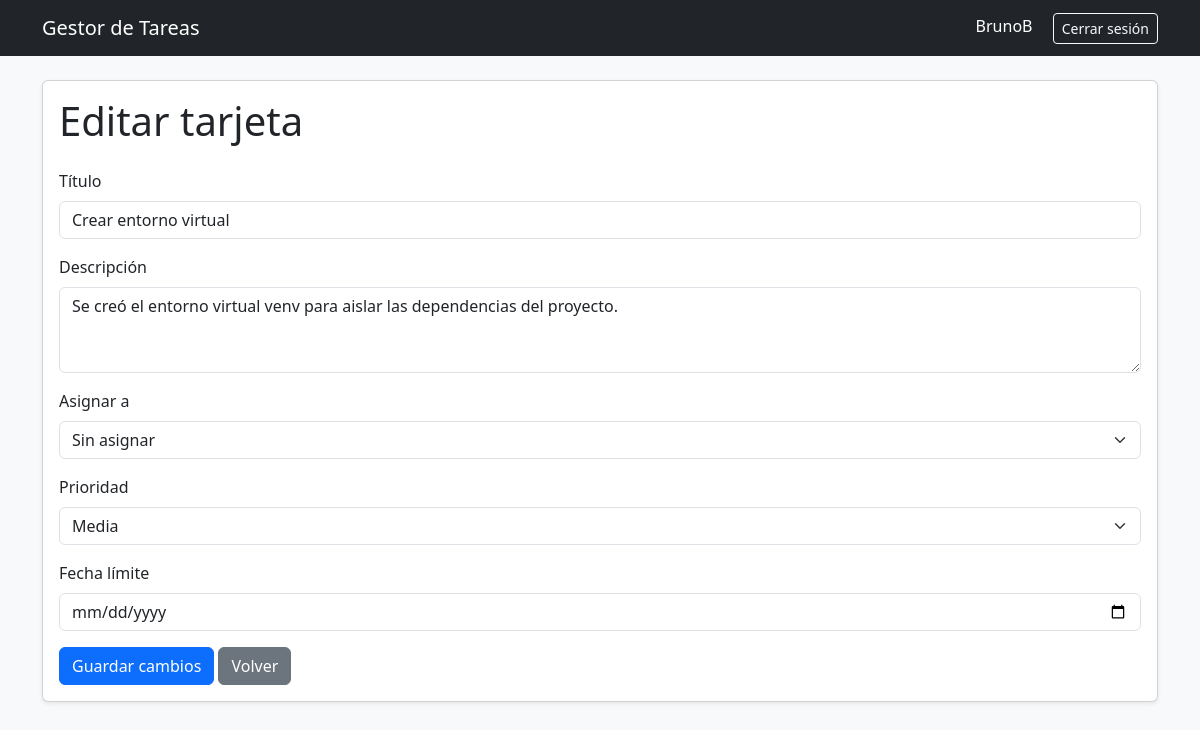
Page /tarjetas/1/editar/ (signed in) on the earlier database version.
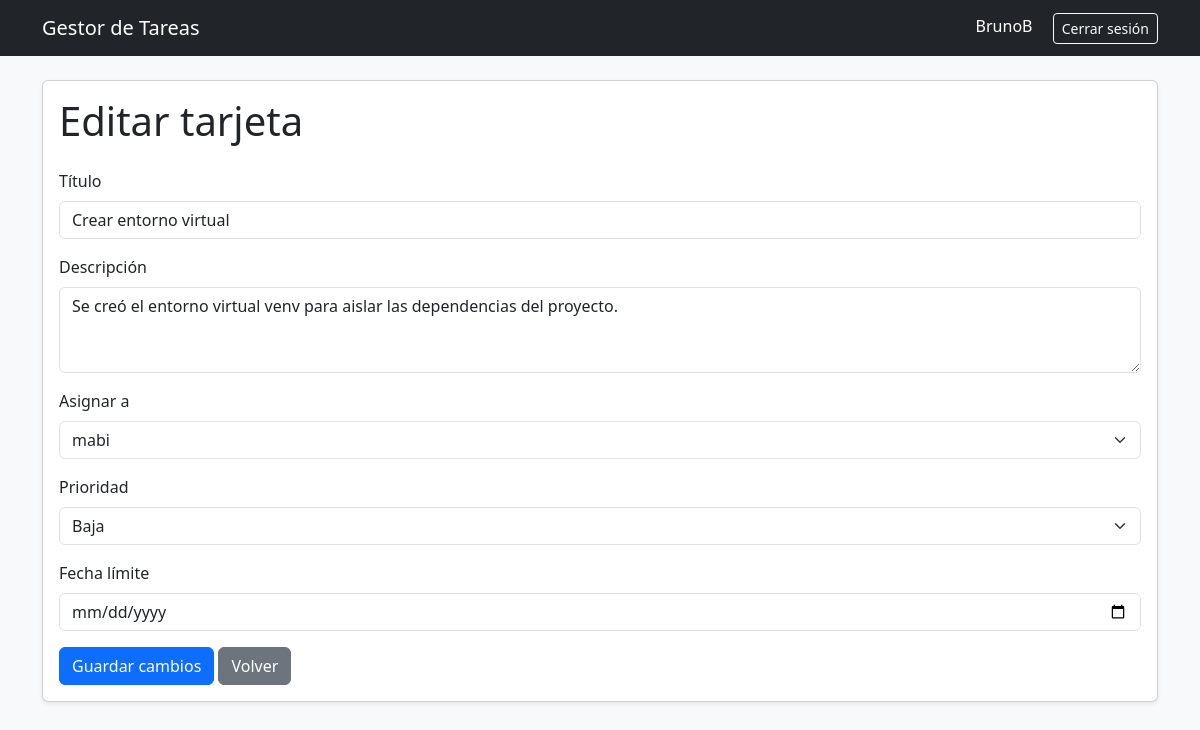
Same page on the later database version.
### boards/models.py (models this page shows, shortened)
class Card(models.Model):
    PRIORITY_CHOICES = [
        ('alta', 'Alta'),
        ('media', 'Media'),
        ('baja', 'Baja'),
    ]
    title = models.CharField(max_length=100)
    description = models.TextField(blank=True, null=True)
    task_list = models.ForeignKey(
        TaskList,
        on_delete=models.CASCADE,
        related_name='cards'
    )
    assigned_to = models.ForeignKey(
        User,
        on_delete=models.SET_NULL,
        blank=True,
        null=True,
        related_name='assigned_cards'
    )
    priority = models.CharField(
        max_length=10,
        choices=PRIORITY_CHOICES,
        default='media'
    )
    due_date = models.DateField(
        blank=True,
        null=True
    )
    position = models.PositiveIntegerField(default=0)
    created_at = models.DateTimeField(auto_now_add=True)
    class Meta:
        ordering = ['position']

### boards/views.py (the view, shortened to what this page needs)
# urls.py: path('tarjetas/<int:card_id>/editar/', views.edit_card, name='edit_card'),
@login_required
def edit_card(request, card_id):
    card = get_object_or_404(
        Card,
        id=card_id,
        task_list__board__owner=request.user
    )
    users = User.objects.all()
    return render(request, 'boards/edit_card.html', {
        'card': card,
        'users': users
    })

### boards/templates/boards/edit_card.html (shortened to what this page needs)
{% extends 'base.html' %}
{% block content %}
<div class="card shadow-sm">
    <div class="card-body">
        <h1 class="mb-4">Editar tarjeta</h1>
        <form method="POST">
            <div class="mb-3">
                <label class="form-label">Título</label>
                <input
                    type="text"
                    name="title"
                    value="{{ card.title }}"
                    class="form-control"
                    required
                >
            </div>
            <div class="mb-3">
                <label class="form-label">Descripción</label>
                <textarea
                    name="description"
                    class="form-control"
                    rows="3"
                >{{ card.description }}</textarea>
            </div>
            <div class="mb-3">
                <label class="form-label">Asignar a</label>
                <select name="assigned_to" class="form-select">
                    <option value="">Sin asignar</option>
                    {% for user in users %}
                        <option
                            value="{{ user.id }}"
                            {% if card.assigned_to and card.assigned_to.id == user.id %}
                                selected
                            {% endif %}
                        >
                            {{ user.username }}
                        </option>
                    {% endfor %}
                </select>
            </div>
            <div class="mb-3">
                <label class="form-label">Prioridad</label>
                <select name="priority" class="form-select">
                    <option value="media"
                        {% if card.priority == 'media' %}
                            selected
                        {% endif %}
                    >
                        Media
                    </option>
                    <option value="baja"
                        {% if card.priority == 'baja' %}
                            selected
                        {% endif %}
                    >
                        Baja
                    </option>
                </select>
            </div>
            <div class="mb-3">
                <label class="form-label">Fecha límite</label>
                <input
                    type="date"
                    name="due_date"
                    value="{{ card.due_date|date:'Y-m-d' }}"
                    class="form-control"
                >
            </div>
            <button type="submit" class="btn btn-primary">
                Guardar cambios
            </button>
            <a href="{% url 'board_detail' card.task_list.board.id %}"
               class="btn btn-secondary">
                Volver
            </a>
        </form>
    </div>
</div>
{% endblock %}

Differences in the rows shown:
changed Card "Crear entorno virtual": assigned_to (not shown) → "mabi"; priority "Media" → "Baja"
Other differences:
form field assigned_to: "Sin asignar" → (not shown)
